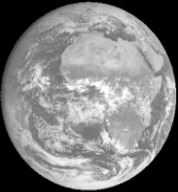
#> input picture Images/bulan.jpg, 178 x 192 px, found by its file name
$ python Emboss-Effect.py
#> lines starting #> are read from the running program, lines starting #| are printed output that depends on the picture
import numpy as np
import cv2
import matplotlib.pyplot as plt

# Membaca citra input dalam grayscale
img = cv2.imread("Images/bulan.jpg", cv2.IMREAD_GRAYSCALE)
#> img is the input picture: shape (192, 178); min 0, max 255, mean 127.4

# Dimensi citra
height, width = img.shape
#> height = 192; width = 178

# Konversi sementara ke int16 untuk mencegah overflow
temp_img = img.astype(np.int16)

# Matriks output
output = np.zeros_like(temp_img)

# Kernel emboss
kernel = np.array([[-1, -1, 0],
                   [-1, 1, 1],
                   [0, 1, 1]])

# Mengaplikasikan efek emboss
for i in range(1, height - 1):
    for j in range(1, width - 1):
        region = temp_img[i-1:i+2, j-1:j+2]
        output[i, j] = np.sum(region * kernel)
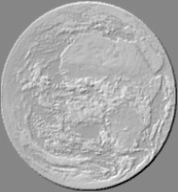
#> output: shape (192, 178) int16; min -512, max 456, mean 127.4; drawn with min black and max white

# Menyaring nilai output agar tetap dalam rentang [0, 255]
output = np.clip(output, 0, 255).astype(np.uint8)
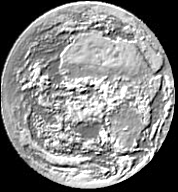
#> output: shape (192, 178); min 0, max 255, mean 129

# Menyimpan hasil citra dengan efek emboss
plt.imsave("Output/Operasi-Bertetangga/hasil_timbul.jpg", output, cmap="gray")

# Menampilkan perbandingan gambar asli dan setelah emboss
plt.figure(figsize=(10, 5))

plt.subplot(1, 2, 1)
plt.imshow(cv2.cvtColor(cv2.imread("img/bulan.jpg"), cv2.COLOR_BGR2RGB))
plt.title('Gambar Asli')
plt.axis('off')

plt.subplot(1, 2, 2)
#> (the run stopped early here; a loop or call above may not have finished)

$ run again, with Images/image-1.jpg copied over Images/bulan.jpg
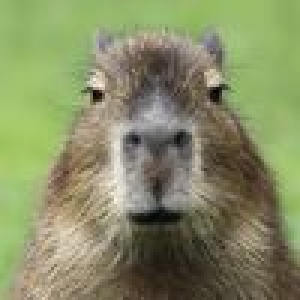
#> input picture Images/image-1.jpg, 100 x 100 px, found by its file name (shown 3 times larger)
#> after the loop `for i in range(1, height - 1):`:
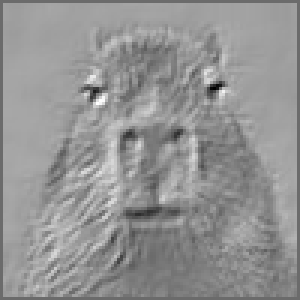
#> output: shape (100, 100) int16 (shown 3 times larger); min -333, max 455, mean 124.7; drawn with min black and max white
#> `output = np.clip(output, 0, 255).astype(np.uint8)`:
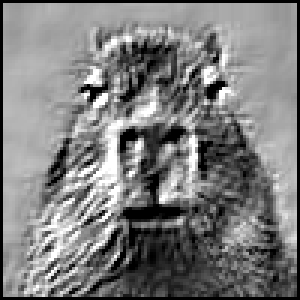
#> output: shape (100, 100) (shown 3 times larger); min 0, max 255, mean 125.4
